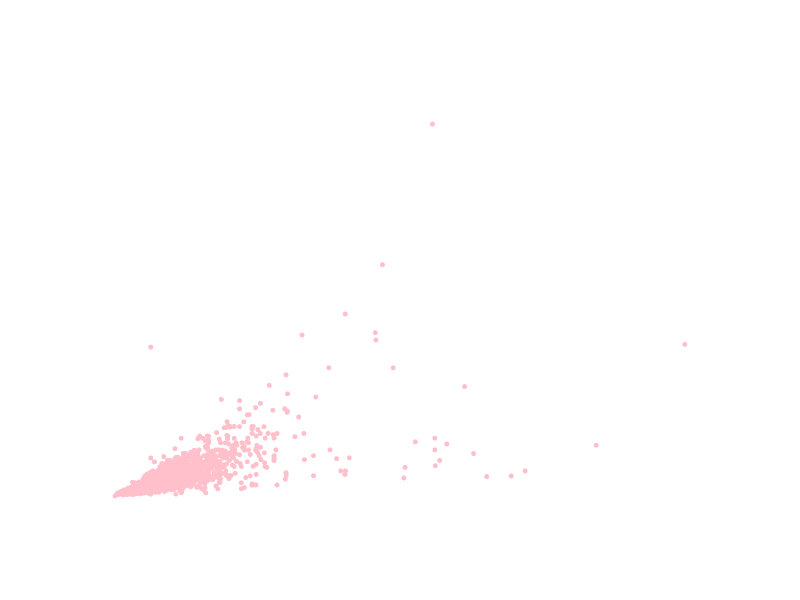

The notebook cell saved with this chart:
### Code cell
# plot in plotly price vs area per zipcode (vategorical)

import plotly.express as px
fig = px.scatter(df, x='area', y='price', title='Price vs Area per Zipcode' )
fig.update_traces(marker=dict(size=5), marker_color='pink')
fig.update_layout(title='Price vs Area per Zipcode', xaxis_title='Area', yaxis_title='Price', width=800, height=600)
# transparent background
fig.update_layout(plot_bgcolor='rgba(0,0,0,0)', paper_bgcolor='rgba(0,0,0,0)', font_color = "white" )
fig.show()

### Figure 1 — Plotly figure (JSON) as saved in the notebook; plotly's stock layout.template omitted (floating-point values rounded to 4 significant figures; data arrays with more than 128 entries replaced by an {"elided": "..."} marker saying what was removed)
{"data": [{"hovertemplate": "area=%{x}<br>price=%{y}<extra></extra>", "legendgroup": "", "marker": {"color": "pink", "size": 5, "symbol": "circle"}, "mode": "markers", "name": "", "showlegend": false, "type": "scattergl", "x": {"elided": "4940 float values"}, "xaxis": "x", "y": {"elided": "4940 int values"}, "yaxis": "y"}], "layout": {"font": {"color": "white"}, "height": 600, "legend": {"tracegroupgap": 0}, "paper_bgcolor": "rgba(0,0,0,0)", "plot_bgcolor": "rgba(0,0,0,0)", "title": {"text": "Price vs Area per Zipcode"}, "width": 800, "xaxis": {"anchor": "y", "domain": [0, 1], "title": {"text": "Area"}}, "yaxis": {"anchor": "x", "domain": [0, 1], "title": {"text": "Price"}}}}
